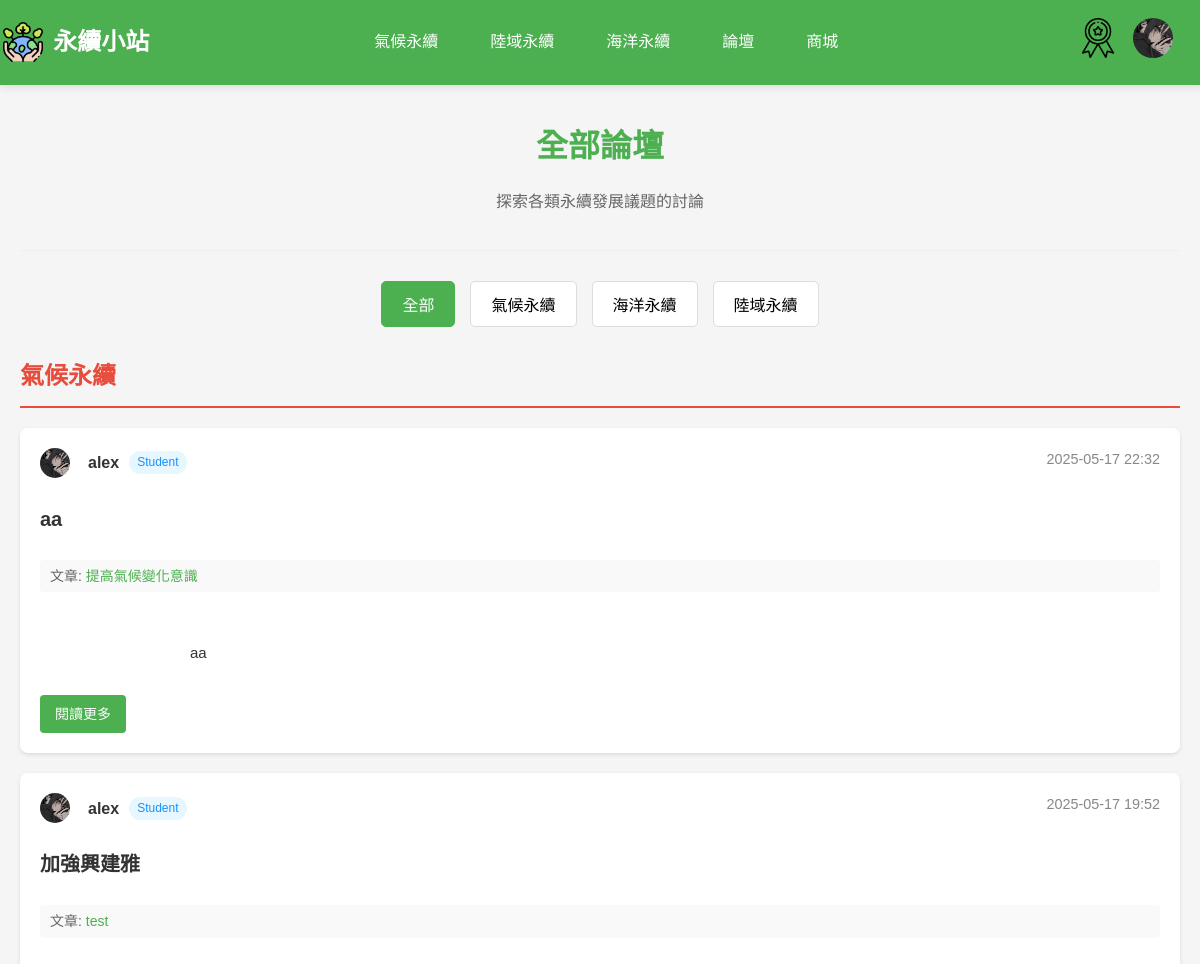
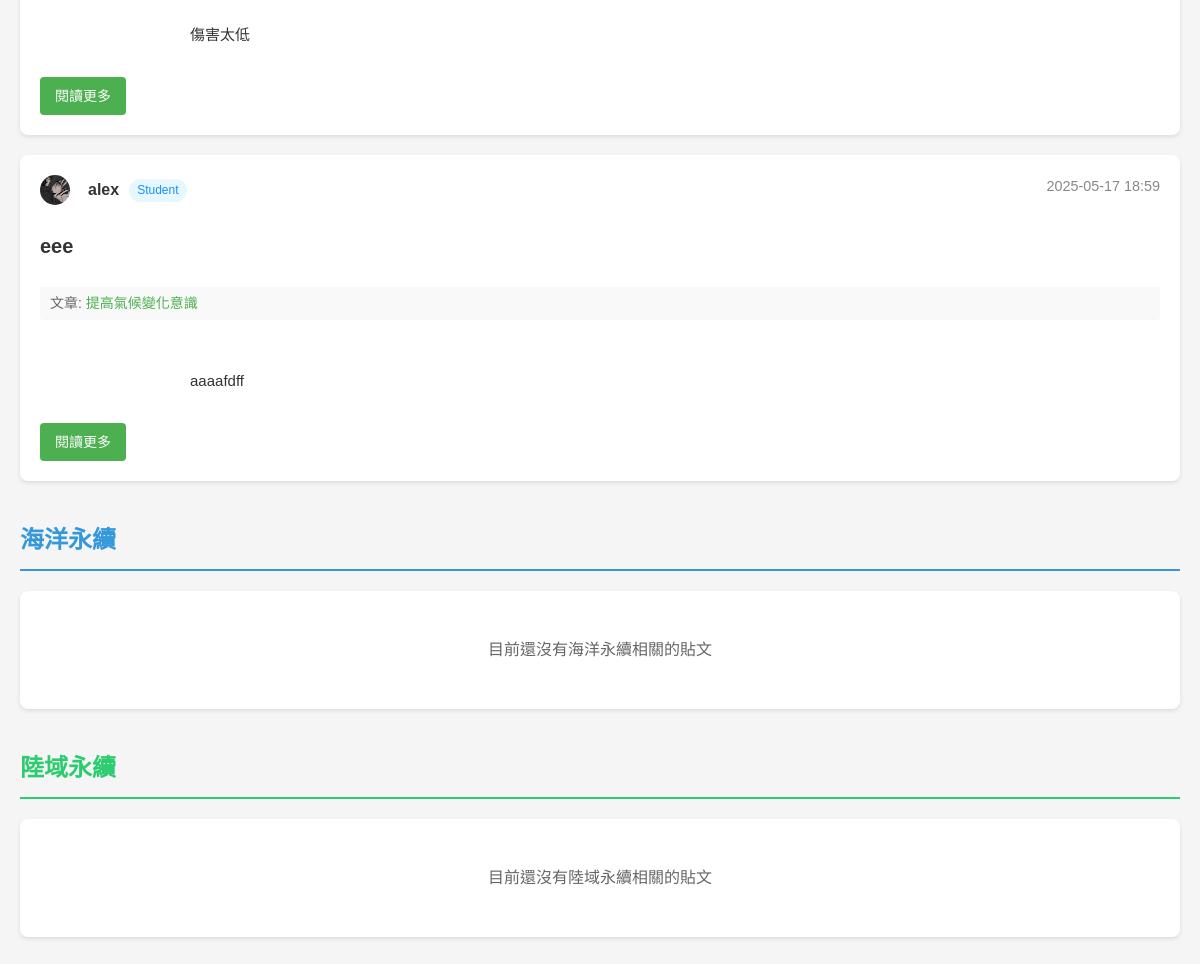
/php/all_forums.php (signed in), run on an earlier commit of the app's database (2 pictures, top to bottom).
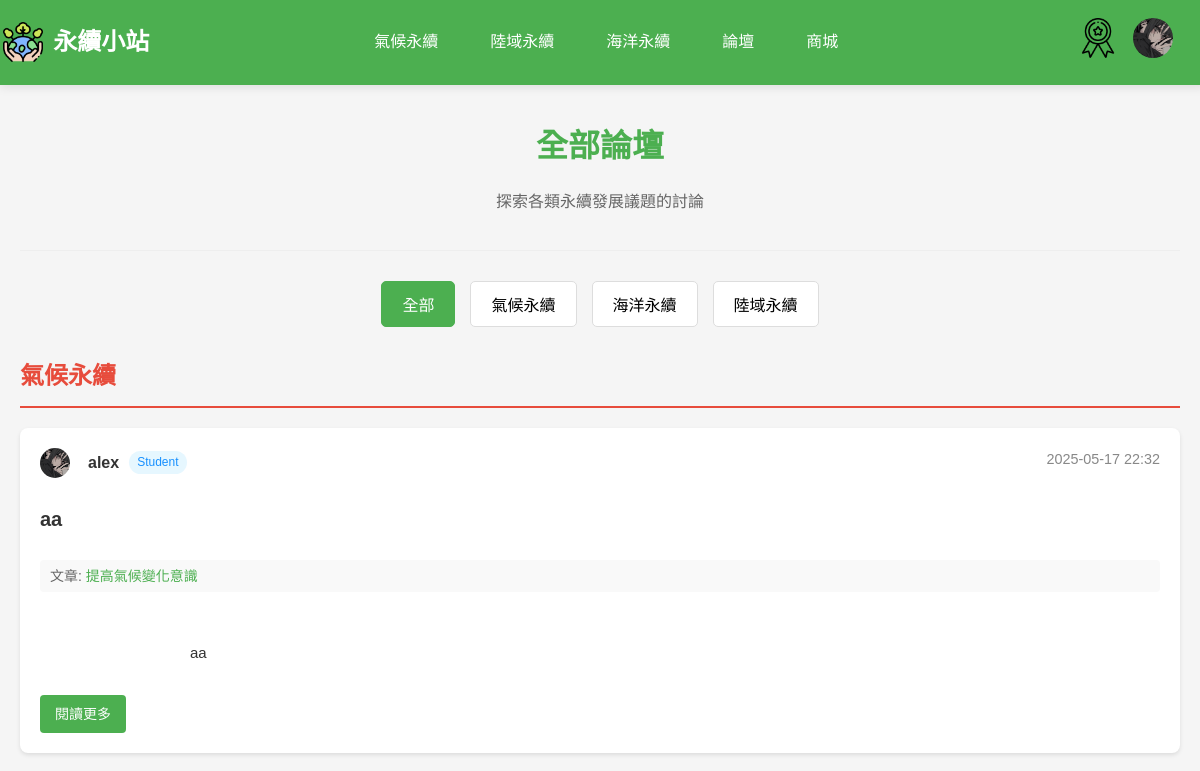
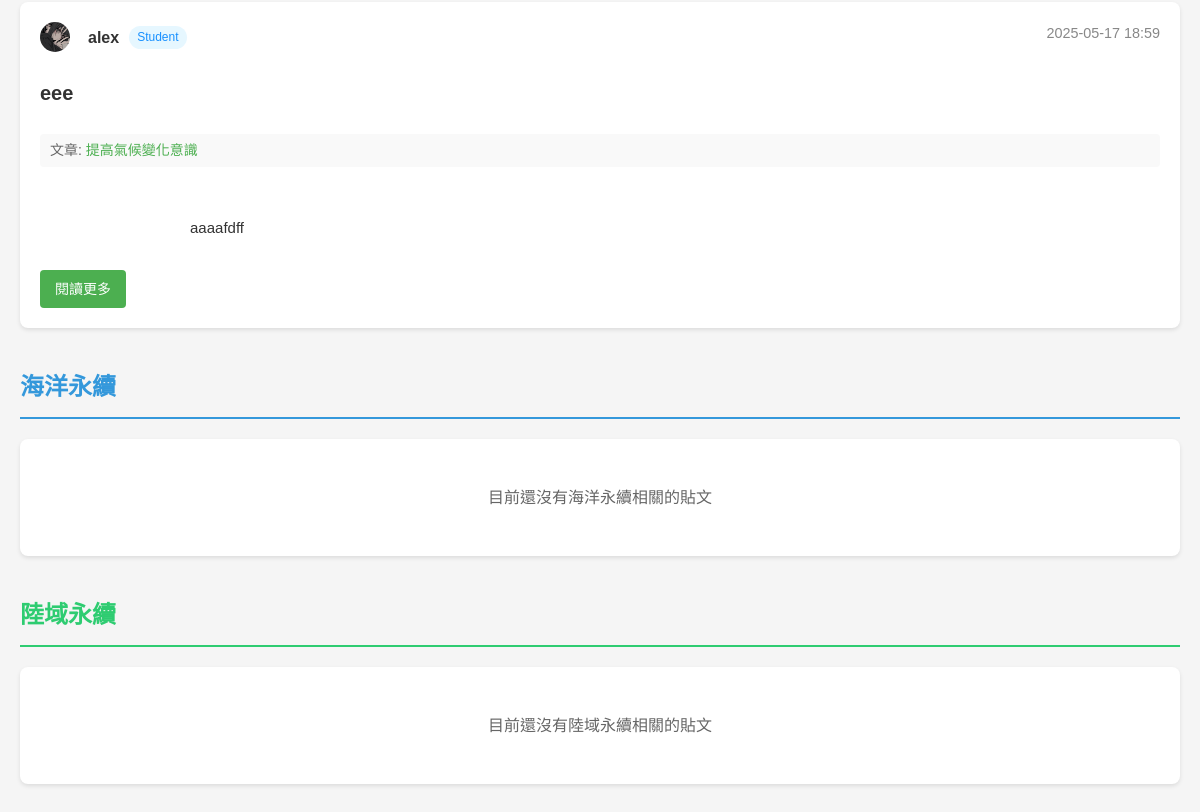
And on a later commit of the database (2 pictures, top to bottom).
### tables this page shows
CREATE TABLE `user` (
  `UserID` int(11) NOT NULL COMMENT '使用者編號 (PK)',
  `Username` varchar(50) DEFAULT NULL COMMENT '使用者名稱',
  `Email` varchar(100) NOT NULL COMMENT '電子郵件',
  `Password` varchar(255) NOT NULL COMMENT '密碼 (加密儲存)',
  `JoinDate` datetime DEFAULT current_timestamp() COMMENT '註冊時間',
  `Status` enum('Student','Teacher','Admin') NOT NULL DEFAULT 'Student' COMMENT '使用者身份',
  `reset_token` varchar(255) DEFAULT NULL,
  `token_expire` datetime DEFAULT NULL,
  `AvatarURL` varchar(255) DEFAULT NULL,
  `BackgroundURL` varchar(255) DEFAULT NULL
);

CREATE TABLE `communitypost` (
  `PostID` int(11) NOT NULL COMMENT '貼文編號 (PK)',
  `Content` text NOT NULL COMMENT '貼文內容',
  `ImageURL` varchar(255) DEFAULT NULL COMMENT '圖片網址',
  `PostDate` datetime DEFAULT current_timestamp() COMMENT '發文日期',
  `Title` varchar(50) DEFAULT NULL COMMENT '標題',
  `UserID` int(11) NOT NULL COMMENT 'FK to User',
  `ArticleID` int(11) DEFAULT NULL COMMENT '關聯的文章ID'
);

CREATE TABLE `article` (
  `ArticleID` int(11) NOT NULL COMMENT '文章編號 (PK)',
  `Title` varchar(100) NOT NULL COMMENT '標題',
  `Category` varchar(50) NOT NULL COMMENT '分類',
  `ImageURL` varchar(255) DEFAULT NULL COMMENT '圖片網址',
  `Description` text DEFAULT NULL COMMENT '簡介',
  `ArticleURL` varchar(255) NOT NULL COMMENT '文章網址',
  `UserID` int(11) NOT NULL,
  `Content` longtext DEFAULT NULL COMMENT '文章內容',
  `created_at` timestamp NOT NULL DEFAULT current_timestamp(),
  `teacher_summary` longtext DEFAULT NULL COMMENT '老師重點整理'
);

### php/all_forums.php (the view, shortened to what this page needs)
<?php
include 'db_connect.php';
$categories = [
    'sdg13' => ['name' => '氣候永續', 'posts' => []],
    'sdg14' => ['name' => '海洋永續', 'posts' => []],
    'sdg15' => ['name' => '陸域永續', 'posts' => []]
];
$sql = "SELECT cp.*, u.Username, u.Status, u.AvatarURL, a.Category, a.Title as ArticleTitle
        FROM communitypost cp
        JOIN user u ON cp.UserID = u.UserID
        LEFT JOIN article a ON cp.ArticleID = a.ArticleID
        ORDER BY cp.PostDate DESC";
$result = $conn->query($sql);
if ($result && $result->num_rows > 0) {
    while ($row = $result->fetch_assoc()) {
        $category = $row['Category'] ?? '';
        if (!isset($categories[$category])) {
            continue;
        }
        $categories[$category]['posts'][] = $row;
    }
}
?>
<!DOCTYPE html>
<html lang="zh-TW">
<head>
    <link rel="stylesheet" href="../css/nav3.css">
    <link rel="stylesheet" href="../css/all_forums.css">
    <link rel="stylesheet" href="https://cdnjs.cloudflare.com/ajax/libs/font-awesome/5.15.4/css/all.min.css">
</head>
<body>
    <header>
        <?php include "nav.php"; ?>
    </header>
    <div class="forums-container">
        <div class="forums-header">
            <h1>全部論壇</h1>
            <p>探索各類永續發展議題的討論</p>
        </div>
        <div class="category-tabs">
            <button class="tab-btn active" data-category="all">全部</button>
            <button class="tab-btn" data-category="sdg13"><?php echo $categories['sdg13']['name']; ?></button>
            <button class="tab-btn" data-category="sdg14"><?php echo $categories['sdg14']['name']; ?></button>
            <button class="tab-btn" data-category="sdg15"><?php echo $categories['sdg15']['name']; ?></button>
        </div>
        <?php foreach ($categories as $categoryKey => $category): ?>
            <div class="category-section" id="<?php echo $categoryKey; ?>-section">
                <h2 class="category-title"><?php echo $category['name']; ?></h2>
                <div class="posts-container">
                    <?php if (empty($category['posts'])): ?>
                        <div class="no-posts">
                            <p>目前還沒有<?php echo $category['name']; ?>相關的貼文</p>
                        </div>
                    <?php else: ?>
                        <?php foreach ($category['posts'] as $post): ?>
                            <div class="post-card" data-category="<?php echo $categoryKey; ?>">
                                <div class="post-header">
                                    <div class="user-info">
                                        <?php if (!empty($post['AvatarURL'])): ?>
                                            <img src="../<?php echo htmlspecialchars($post['AvatarURL']); ?>" alt="用戶頭像" class="user-avatar" style="width: 30px; height: 30px; border-radius: 50%; margin-right: 8px;">
                                        <?php else: ?>
                                            <span class="user-avatar"><i class="fas fa-user-circle" style="font-size: 24px; margin-right: 8px;"></i></span>
                                        <?php endif; ?>
                                        <span class="username"><?php echo htmlspecialchars($post['Username']); ?></span>
                                        <?php if (!empty($post['Status'])): ?>
                                            <span class="user-status" style="background-color: #e6f7ff; color: #1890ff; padding: 2px 8px; border-radius: 12px; font-size: 12px;"><?php echo htmlspecialchars($post['Status']); ?></span>
                                        <?php endif; ?>
                                    </div>
                                    <span class="post-date"><?php echo date('Y-m-d H:i', strtotime($post['PostDate'])); ?></span>
                                </div>
                                <h3 class="post-title">
                                    <a href="discuss.php?post_id=<?php echo $post['PostID']; ?>"><?php echo htmlspecialchars($post['Title']); ?></a>
                                </h3>
                                <div class="article-reference">
                                    <?php if (isset($post['ArticleTitle']) && !empty($post['ArticleTitle'])): ?>
                                        <span>文章: </span>
                                        <a href="article.php?id=<?php echo $post['ArticleID']; ?>"><?php echo htmlspecialchars($post['ArticleTitle']); ?></a>
                                    <?php else: ?>
                                        <span>獨立討論</span>
                                    <?php endif; ?>
                                </div>
                                <div class="post-content">
                                    <?php
                                        $content_preview = mb_substr(strip_tags($post['Content']), 0, 150, 'UTF-8');
                                        echo nl2br(htmlspecialchars($content_preview));
                                    ?>
                                </div>
                                <a href="discuss.php?post_id=<?php echo $post['PostID']; ?>" class="read-more-btn">閱讀更多</a>
                            </div>
                        <?php endforeach; ?>
                    <?php endif; ?>
                </div>
            </div>
        <?php endforeach; ?>
    </div>
</body>
</html>

### php/nav.php (shortened to what this page needs)
<nav class="navbar">
    <div class="logo">
        <img src="../img/icon.png" style="color: white;" alt="永續小站 Logo">
        <h1 style="font-size: 24px;"><a href="index.php" class="logo-title">永續小站</a></h1>
    </div>
    <ul class="nav-links">
        <li><a href="climate.php" style="font-size: 16px;">氣候永續</a></li>
        <li><a href="landscape.php" style="font-size: 16px; ">陸域永續</a></li>
        <li><a href="ocean.php" style="font-size: 16px;">海洋永續</a></li>
        <li><a href="all_forums.php" style="font-size: 16px;">論壇</a></li>
        <?php if (isset($_SESSION['login_session']) && $_SESSION['login_session'] === true): ?>
            <li><a href="shop.php">商城</a></li>
        <?php endif; ?>
    </ul>
    <div class="nav-icons">
        <?php if (isset($_SESSION['login_session']) && $_SESSION['login_session'] === true): ?>
            <?php if (isset($_SESSION['role']) && $_SESSION['role'] === 'Teacher'): ?>
                <a href="teacher_achievement.php"><img src="../img/achv.png" alt="成就"></a>
            <?php elseif (isset($_SESSION['role']) && $_SESSION['role'] === 'Student'): ?>
                <a href="achievement.php"><img src="../img/achv.png" alt="成就"></a>
            <?php elseif (isset($_SESSION['role']) && $_SESSION['role'] === 'Admin'): ?>
                <a href="teacher_achievement.php"><img src="../img/achv.png" alt="成就"></a>
            <?php endif; ?>
        <?php endif; ?>
        <?php if (isset($_SESSION['login_session']) && $_SESSION['login_session'] === true): ?>
            <?php
            $avatarURL = $_SESSION['AvatarURL'] ?? 'img/user.png';
            if ($avatarURL === 'img/user.png') {
                $servername = "localhost";
                $db_username = "root";
                $db_password = "";
                $dbname = "sustain";
                $conn = new mysqli($servername, $db_username, $db_password, $dbname);
                $conn->set_charset("utf8mb4");
                $username = $_SESSION['username'];
                $sql = "SELECT AvatarURL FROM user WHERE Username='$username'";
                $result = $conn->query($sql);
                if ($result->num_rows > 0) {
                    $row = $result->fetch_assoc();
                    $avatarURL = $row['AvatarURL'] ?? 'img/user.png';
                }
            }
            ?>
            <a href="user.php"><img src="../<?php echo htmlspecialchars($avatarURL); ?>" alt="用戶" style="border-radius: 50%;"></a>
        <?php endif; ?>
    </div>
</nav>

### css/nav3.css (style rules this page uses)
body, html { margin: 0; padding: 0; height: 100%; }
.navbar { background-color: #4CAF50; padding: 0.2rem; display: flex; justify-content: space-between; align-items: center; color: white; box-shadow: 0 2px 10px rgba(0, 0, 0, 0.1); position: fixed; top: 0; left: 0; width: 100%; z-index: 9999; transition: background-color 0.3s ease; }
.logo { display: flex; align-items: center; }
.logo img { width: 40px; height: 40px; margin-right: 10px; transition: transform 0.3s ease; }
.logo-title { text-decoration: none; color: white; transition: color 0.3s ease; }
.nav-links { list-style: none; padding: 0; margin: 0; display: flex; gap: 20px; }
.nav-links li a { text-decoration: none; color: white; font-size: 16px; padding: 0.5rem 1rem; transition: color 0.3s ease, background-color 0.3s ease; }
.nav-icons { display: flex; align-items: center; margin-right: 30px; }
.nav-icons a { margin-left: 15px; }
.nav-icons img { height: 40px; width: 40px; filter: brightness(100%); transition: filter 0.3s ease; }

### css/all_forums.css (style rules this page uses)
:root { --primary-color: #4CAF50; --primary-hover: #45a049; --text-dark: #333; --text-muted: #666; --text-light: #888; --bg-light: #f8f9fa; --error-bg: #f8d7da; --error-text: #721c24; --shadow: 0 2px 4px rgba(0, 0, 0, 0.1); --climate-color: #e74c3c; --ocean-color: #3498db; --land-color: #2ecc71; }
body { font-family: 'Microsoft JhengHei', Arial, sans-serif; background-color: #f5f5f5; color: var(--text-dark); line-height: 1.6; margin: 0; padding: 0; }
.forums-container { max-width: 1200px; margin: 80px auto 20px; padding: 20px; }
.forums-header { text-align: center; margin-bottom: 30px; padding-bottom: 20px; border-bottom: 1px solid #eee; }
.forums-header h1 { font-size: 32px; color: var(--primary-color); margin-bottom: 10px; }
.forums-header p { font-size: 16px; color: var(--text-muted); }
.category-tabs { display: flex; justify-content: center; gap: 15px; margin-bottom: 30px; flex-wrap: wrap; }
.tab-btn { padding: 10px 20px; background-color: #fff; border: 1px solid #ddd; border-radius: 5px; cursor: pointer; font-size: 16px; transition: all 0.3s ease; }
.tab-btn.active { background-color: var(--primary-color); color: white; border-color: var(--primary-color); }
.category-section { margin-bottom: 40px; }
.category-title { font-size: 24px; color: var(--primary-color); padding-bottom: 10px; border-bottom: 2px solid var(--primary-color); margin-bottom: 20px; }
#sdg13-section .category-title { color: var(--climate-color); border-bottom-color: var(--climate-color); }
#sdg14-section .category-title { color: var(--ocean-color); border-bottom-color: var(--ocean-color); }
#sdg15-section .category-title { color: var(--land-color); border-bottom-color: var(--land-color); }
.posts-container { display: flex; flex-direction: column; gap: 20px; }
.no-posts { background: white; border-radius: 8px; box-shadow: var(--shadow); padding: 30px; text-align: center; color: var(--text-muted); }
.post-card { background: white; border-radius: 8px; box-shadow: var(--shadow); padding: 20px; transition: transform 0.2s, box-shadow 0.2s; display: flex; flex-direction: column; gap: 15px; }
.post-header { display: flex; justify-content: space-between; align-items: flex-start; margin-bottom: 10px; }
.user-info { display: flex; align-items: center; gap: 10px; }
.username { font-weight: bold; color: var(--text-dark); }
.post-date { color: var(--text-light); font-size: 0.9em; }
.post-title { margin: 0 0 10px 0; }
.post-title a { color: var(--text-dark); text-decoration: none; font-size: 20px; font-weight: bold; }
.article-reference { font-size: 14px; color: var(--text-muted); margin-bottom: 10px; padding: 5px 10px; background-color: #f9f9f9; border-radius: 4px; display: inline-block; }
.article-reference a { color: var(--primary-color); text-decoration: none; }
.post-content { color: var(--text-dark); line-height: 1.6; white-space: pre-wrap; margin-bottom: 15px; font-size: 15px; }
.read-more-btn { display: inline-block; padding: 8px 15px; background-color: var(--primary-color); color: white; text-decoration: none; border-radius: 4px; font-size: 14px; transition: background-color 0.3s; align-self: flex-start; }

What changed in the data, as far as the page shows it:
no longer on this page (row edited): communitypost: UserID.AvatarURL (picture), UserID.Username "alex", UserID.Status "Student", PostDate "2025-05-17 19:52", Title "加強興建雅", ArticleID.Title "test", Content "傷害太低"
